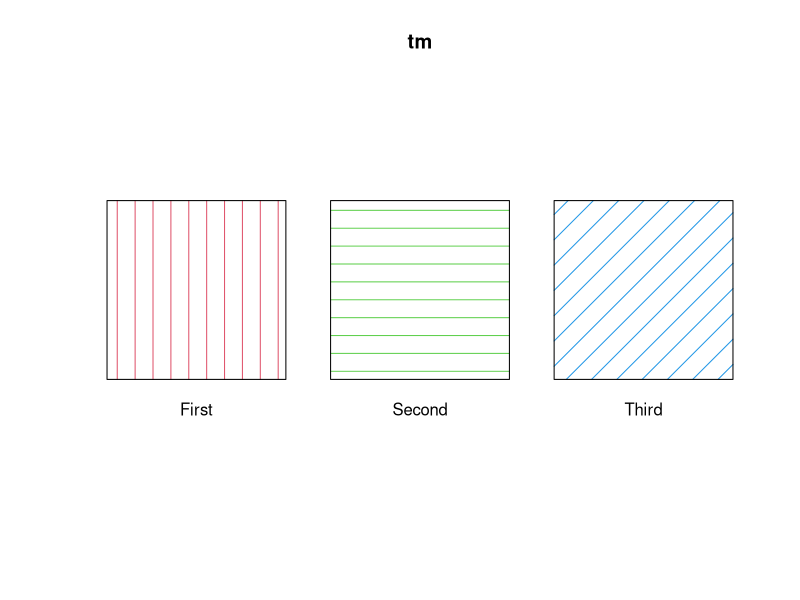
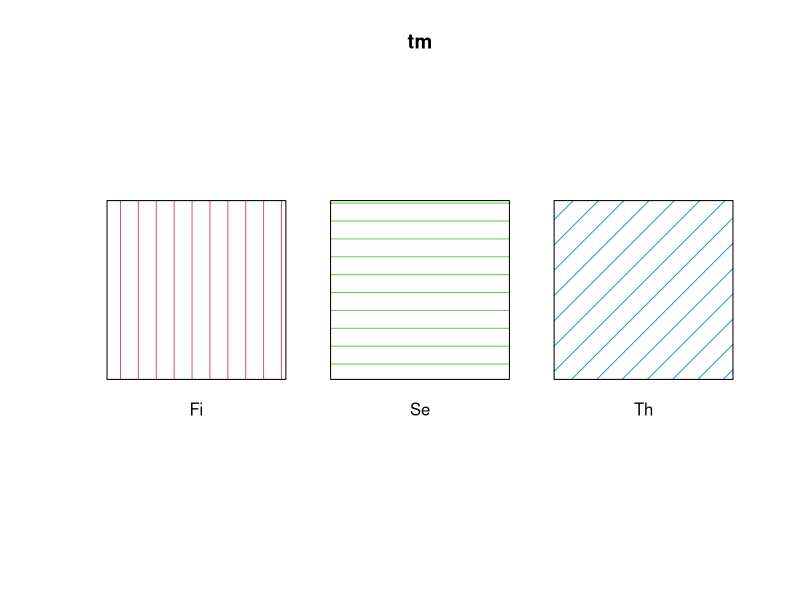

Reproduce these figures in R, in order.
library(spatstat)


### Name: plot.texturemap
### Title: Plot a Texture Map
### Aliases: plot.texturemap
### Keywords: spatial hplot

### ** Examples

   tm <- texturemap(c("First", "Second", "Third"), 2:4, col=2:4)
   plot(tm, vertical=FALSE)
   ## abbreviate the labels
   plot(tm, labelmap=function(x) substr(x, 1, 2))
